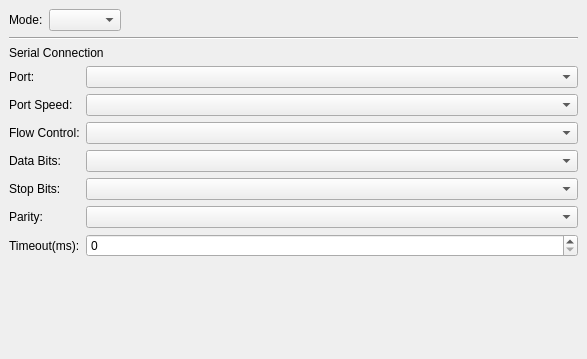
<?xml version="1.0" encoding="UTF-8"?>
<ui version="4.0">
 <class>AntennaTrackGadgetOptionsPage</class>
 <widget class="QWidget" name="AntennaTrackGadgetOptionsPage">
  <property name="geometry">
   <rect>
    <x>0</x>
    <y>0</y>
    <width>587</width>
    <height>359</height>
   </rect>
  </property>
  <property name="sizePolicy">
   <sizepolicy hsizetype="Expanding" vsizetype="Expanding">
    <horstretch>0</horstretch>
    <verstretch>0</verstretch>
   </sizepolicy>
  </property>
  <property name="windowTitle">
   <string>Form</string>
  </property>
  <layout class="QGridLayout" name="gridLayout">
   <property name="margin">
    <number>0</number>
   </property>
   <item row="0" column="0">
    <widget class="QWidget" name="widget" native="true">
     <layout class="QVBoxLayout" name="verticalLayout_4">
      <item>
       <layout class="QHBoxLayout" name="horizontalLayout">
        <item>
         <widget class="QLabel" name="label">
          <property name="text">
           <string>Mode:</string>
          </property>
         </widget>
        </item>
        <item>
         <widget class="QComboBox" name="connectionMode"/>
        </item>
        <item>
         <spacer name="horizontalSpacer">
          <property name="orientation">
           <enum>Qt::Horizontal</enum>
          </property>
          <property name="sizeHint" stdset="0">
           <size>
            <width>40</width>
            <height>20</height>
           </size>
          </property>
         </spacer>
        </item>
       </layout>
      </item>
      <item>
       <widget class="Line" name="line">
        <property name="orientation">
         <enum>Qt::Horizontal</enum>
        </property>
       </widget>
      </item>
      <item>
       <widget class="QStackedWidget" name="stackedWidget">
        <property name="currentIndex">
         <number>0</number>
        </property>
        <widget class="QWidget" name="serialPage">
         <layout class="QVBoxLayout" name="verticalLayout_2" stretch="0,1">
          <property name="margin">
           <number>0</number>
          </property>
          <item>
           <widget class="QLabel" name="serialLabel">
            <property name="text">
             <string>Serial Connection</string>
            </property>
           </widget>
          </item>
          <item>
           <layout class="QFormLayout" name="serialFormLayout">
            <item row="0" column="1">
             <widget class="QComboBox" name="portComboBox"/>
            </item>
            <item row="1" column="1">
             <widget class="QComboBox" name="portSpeedComboBox"/>
            </item>
            <item row="3" column="0">
             <widget class="QLabel" name="dataBitsLabel">
              <property name="text">
               <string>Data Bits:</string>
              </property>
             </widget>
            </item>
            <item row="4" column="0">
             <widget class="QLabel" name="stopBitsLabel">
              <property name="text">
               <string>Stop Bits:</string>
              </property>
             </widget>
            </item>
            <item row="5" column="0">
             <widget class="QLabel" name="parityLabel">
              <property name="text">
               <string>Parity:</string>
              </property>
             </widget>
            </item>
            <item row="6" column="0">
             <widget class="QLabel" name="timeoutLabel">
              <property name="text">
               <string>Timeout(ms):</string>
              </property>
             </widget>
            </item>
            <item row="2" column="1">
             <widget class="QComboBox" name="flowControlComboBox"/>
            </item>
            <item row="3" column="1">
             <widget class="QComboBox" name="dataBitsComboBox"/>
            </item>
            <item row="4" column="1">
             <widget class="QComboBox" name="stopBitsComboBox"/>
            </item>
            <item row="0" column="0">
             <widget class="QLabel" name="portLabel">
              <property name="text">
               <string>Port:</string>
              </property>
             </widget>
            </item>
            <item row="1" column="0">
             <widget class="QLabel" name="portSpeedLabel">
              <property name="text">
               <string>Port Speed:</string>
              </property>
             </widget>
            </item>
            <item row="5" column="1">
             <widget class="QComboBox" name="parityComboBox"/>
            </item>
            <item row="2" column="0">
             <widget class="QLabel" name="flowControlLabel">
              <property name="text">
               <string>Flow Control:</string>
              </property>
             </widget>
            </item>
            <item row="6" column="1">
             <widget class="QSpinBox" name="timeoutSpinBox">
              <property name="maximum">
               <number>100000</number>
              </property>
             </widget>
            </item>
           </layout>
          </item>
         </layout>
        </widget>
       </widget>
      </item>
     </layout>
    </widget>
   </item>
  </layout>
 </widget>
 <resources/>
 <connections>
  <connection>
   <sender>connectionMode</sender>
   <signal>currentIndexChanged(int)</signal>
   <receiver>stackedWidget</receiver>
   <slot>setCurrentIndex(int)</slot>
   <hints>
    <hint type="sourcelabel">
     <x>77</x>
     <y>16</y>
    </hint>
    <hint type="destinationlabel">
     <x>293</x>
     <y>194</y>
    </hint>
   </hints>
  </connection>
 </connections>
</ui>
